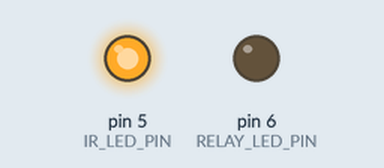
The sketch below on a simulated Arduino Uno, built with avr-gcc and run on an emulated ATmega328P. Shown: output pins drawn as LEDs (lit = HIGH). Pins used as bus, display or sensor lines are not drawn; what the sketch prints to the serial monitor is not drawn.

Above: at 0.2 s.
Timing chart, 0 to 1.7 s (numbered marks = the images above):
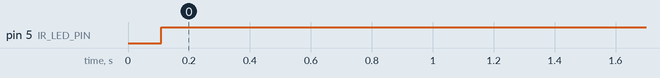

Measured:
- by itself, pin 5 (IR_LED_PIN): LOW → HIGH at 0.11 s

The sketch:

UNO_SimpleIRNegativeTrigger.ino
```cpp
// ARCHIVED 2026-10-26: replaced by components/uno/UNO_LaserTagIRTrigger.
// Issues seen: fires on any IR activity, including iPhone camera / Face ID IR, so guests filming the haunt set off
// props. Only useful as a fallback on a controller without free pins for the full sketch.
//
// Very simple Arduino Uno R3 IR trigger node
// - IR receiver on Digital Pin 2
// - Negative trigger output on Digital Pin 8
// - Any valid IR signal triggers a 500 ms active-low pulse
// - No sleep, no deep power management
// - Heartbeat every 5 seconds prints the pin numbers

#include <Arduino.h>
#include <IRremote.hpp>

constexpr uint8_t IR_RECEIVER_PIN = 2;       // D2
constexpr uint8_t NEGATIVE_TRIGGER_PIN = 8;  // D8, active LOW
constexpr uint8_t IR_LED_PIN = 5;
constexpr uint8_t RELAY_LED_PIN = 6;
constexpr uint32_t TRIGGER_PULSE_MS = 500;
constexpr uint32_t HEARTBEAT_MS = 5000;
constexpr uint32_t IR_LED_HOLD_MS = 100;

unsigned long negativeTriggerOffAt = 0;
unsigned long lastHeartbeatAt = 0;
bool irActivitySeen = false;
unsigned long lastIrActivityAt = 0;

void setNegativeTrigger(bool active) {
  // Active LOW negative trigger: LOW = active, HIGH = idle
  digitalWrite(NEGATIVE_TRIGGER_PIN, active ? LOW : HIGH);
  digitalWrite(RELAY_LED_PIN, active ? HIGH : LOW);
}

// Raw receiver activity, so the LED lights even when IRremote can't decode the signal.
void updateIrLed(unsigned long now) {
  if (digitalRead(IR_RECEIVER_PIN) == LOW) {
    irActivitySeen = true;
    lastIrActivityAt = now;
  }
  digitalWrite(IR_LED_PIN, irActivitySeen && now - lastIrActivityAt < IR_LED_HOLD_MS ? HIGH : LOW);
}

void triggerNegativePulse() {
  setNegativeTrigger(true);
  negativeTriggerOffAt = millis() + TRIGGER_PULSE_MS;
  Serial.print(F("IR signal received on D"));
  Serial.print(IR_RECEIVER_PIN);
  Serial.print(F(" -> negative trigger D"));
  Serial.print(NEGATIVE_TRIGGER_PIN);
  Serial.println(F(" LOW for 500 ms"));
}

void printHeartbeat() {
  Serial.print(F("Heartbeat: IR input D"));
  Serial.print(IR_RECEIVER_PIN);
  Serial.print(F(", output D"));
  Serial.println(NEGATIVE_TRIGGER_PIN);
}

void setup() {
  Serial.begin(115200);
  delay(100);

  pinMode(IR_LED_PIN, OUTPUT);
  pinMode(RELAY_LED_PIN, OUTPUT);
  pinMode(NEGATIVE_TRIGGER_PIN, OUTPUT);
  setNegativeTrigger(false);  // idle HIGH for active LOW trigger

  IrReceiver.begin(IR_RECEIVER_PIN, DISABLE_LED_FEEDBACK);

  Serial.println(F("Simple IR -> negative trigger node ready"));
  Serial.print(F("IR receiver pin: D"));
  Serial.println(IR_RECEIVER_PIN);
  Serial.print(F("Negative trigger output pin: D"));
  Serial.println(NEGATIVE_TRIGGER_PIN);
  Serial.print(F("Status LEDs: IR D"));
  Serial.print(IR_LED_PIN);
  Serial.print(F(", relay D"));
  Serial.println(RELAY_LED_PIN);
  printHeartbeat();
  lastHeartbeatAt = millis();
}

void loop() {
  unsigned long now = millis();

  updateIrLed(now);

  if (IrReceiver.decode()) {
    triggerNegativePulse();
    IrReceiver.resume();
  }

  if (negativeTriggerOffAt != 0 && now >= negativeTriggerOffAt) {
    setNegativeTrigger(false);
    negativeTriggerOffAt = 0;
  }

  if (now - lastHeartbeatAt >= HEARTBEAT_MS) {
    lastHeartbeatAt = now;
    printHeartbeat();
  }
}
```
